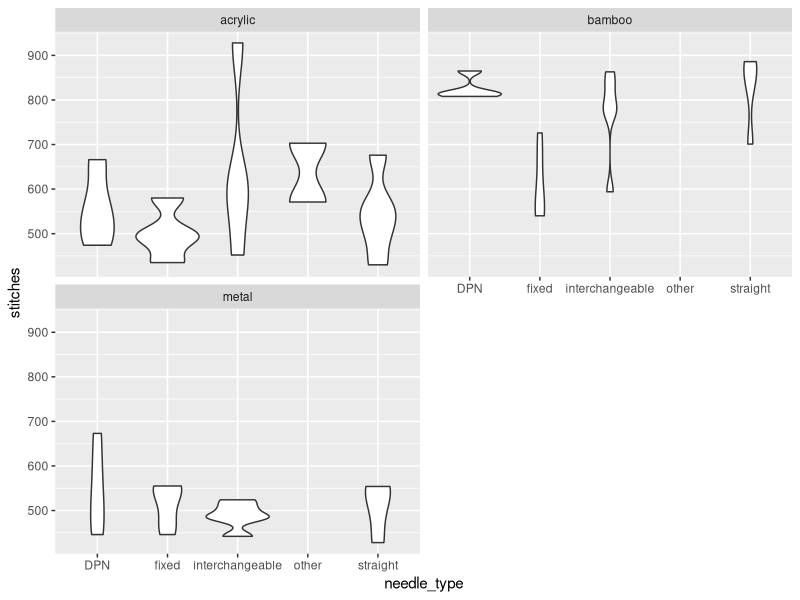

Write the R code that produced this figure.
library(tidyverse)

needle_data <- read_csv("needle_data.csv")


ggplot(needle_data, aes(x = needle_type, y = stitches)) +
  geom_violin() +
  facet_wrap(vars(needle_material), nrow = 2)
